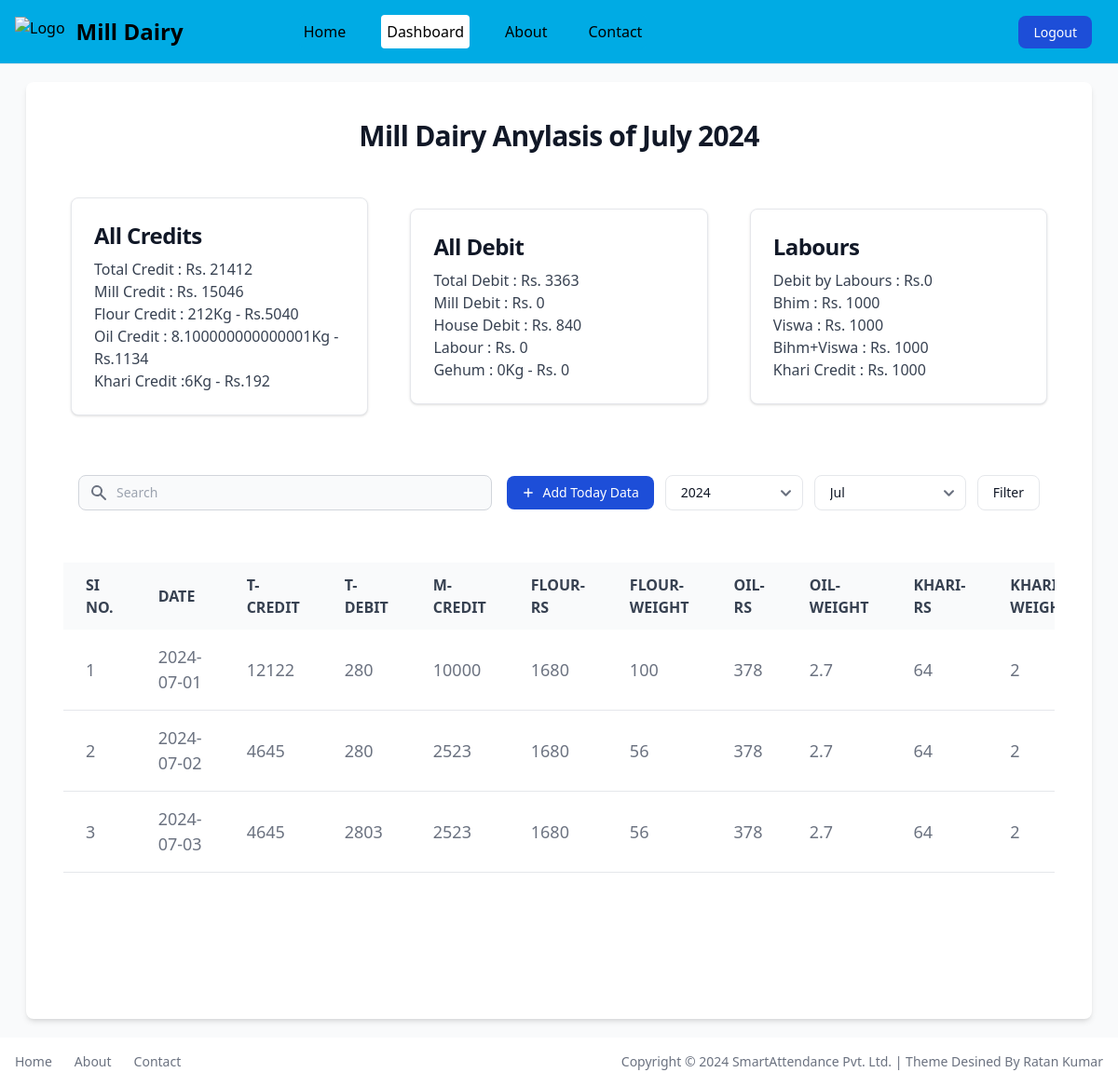
The page /dashboard (signed in) on the database its author committed.
### app.py (models this page shows, shortened)
class MillData(db.Model):
    id = db.Column(db.Integer, primary_key=True)
    user_id = db.Column(db.Integer, db.ForeignKey('user.id'), nullable=False)
    date = db.Column(db.Date, default=datetime.datetime.now)
    mill_credit = db.Column(db.Integer, nullable=False)
    flour_weight = db.Column(db.Integer, nullable=False)
    flour_rs = db.Column(db.Integer, nullable=False)
    oil_weight = db.Column(db.Integer, nullable=False)
    oil_rs = db.Column(db.Integer, nullable=False)
    khari_weight = db.Column(db.Integer, nullable=False)
    khari_rs = db.Column(db.Integer, nullable=False)
    labour_dscri = db.Column(db.String(100), nullable=False)
    labour_rs = db.Column(db.Integer, nullable=False)
    mill_debit = db.Column(db.Integer, nullable=False)
    mill_dscri = db.Column(db.String(100), nullable=False)
    home_debit = db.Column(db.Integer, nullable=False)
    home_dscri = db.Column(db.String(100), nullable=False)
    gehum_weight = db.Column(db.Integer, nullable=False)
    gehum_rs = db.Column(db.Integer, nullable=False)
    total_credit = db.Column(db.Integer, nullable=False)
    total_debit = db.Column(db.Integer, nullable=False)
    user = db.relationship('User', backref=db.backref('milldatas', lazy=True))

### app.py (the view)
@app.route('/dashboard', methods=['GET', 'POST'])
def dashboard():
    if 'email' in session:
        user = User.query.filter_by(email=session['email']).first()
        year = datetime.datetime.now().year # Give: 2024/2023..
        current_year = datetime.datetime.now().year # Give: 2024/2023..
        month = datetime.datetime.now().month # Give: 1/2/3/4/5..
        month_name = datetime.datetime.now().strftime("%B")
        if request.method == 'POST':
            year = request.form['year']
            month = request.form['month']
            year = int(year)
            month = int(month)
            month_name = datetime.datetime(year, month, 1).strftime("%B")
            mill_dairy_datas = MillData.query.filter(
            MillData.user_id == user.id,
            db.extract('year', MillData.date) == year,
            db.extract('month', MillData.date) == month
            ).all()
        else:
            mill_dairy_datas = MillData.query.filter(
            MillData.user_id == user.id,
            db.extract('year', MillData.date) == year,
            db.extract('month', MillData.date) == month
            ).all()
        total_t_credit = sum(data.total_credit for data in mill_dairy_datas)
        total_t_debit = sum(data.total_debit for data in mill_dairy_datas)
        total_m_credit = sum(data.mill_credit for data in mill_dairy_datas)
        total_flour_rs = sum(data.flour_rs for data in mill_dairy_datas)
        total_flour_weight = sum(data.flour_weight for data in mill_dairy_datas)
        total_oil_rs = sum(data.oil_rs for data in mill_dairy_datas)
        total_oil_weight = sum(data.oil_weight for data in mill_dairy_datas)
        total_khari_rs = sum(data.khari_rs for data in mill_dairy_datas)
        total_khari_weight = sum(data.khari_weight for data in mill_dairy_datas)
        total_mill_debit = sum(data.mill_debit for data in mill_dairy_datas)
        total_home_debit = sum(data.home_debit for data in mill_dairy_datas)
        total_labour_rs = sum(data.labour_rs for data in mill_dairy_datas)
        total_gehum_rs = sum(data.gehum_rs for data in mill_dairy_datas)
        total_gehum_weight = sum(data.gehum_weight for data in mill_dairy_datas)
        return render_template('dashboard.html', title='Dashboard', current_page='dashboard',
                               mill_dairy_datas=mill_dairy_datas, year=year, current_year=current_year,
                               month=month, month_name=month_name,
                               total_t_credit=total_t_credit, total_t_debit=total_t_debit,
                               total_m_credit=total_m_credit, total_flour_rs=total_flour_rs,
                               total_flour_weight=total_flour_weight, total_oil_rs=total_oil_rs,
                               total_oil_weight=total_oil_weight, total_khari_rs=total_khari_rs,
                               total_khari_weight=total_khari_weight, total_mill_debit=total_mill_debit,
                               total_home_debit=total_home_debit, total_labour_rs=total_labour_rs,
                               total_gehum_rs=total_gehum_rs, total_gehum_weight=total_gehum_weight)
    else:
        flash('You need to login first.', 'error')
        return redirect('/login')

### templates/dashboard.html (shortened to what this page needs)
{% extends 'layout.html' %}
{% block content %}
<div class="pt-[68px] w-full">
    <section class="bg-gray-50 dark:bg-gray-900 p-3 sm:p-5">
        <div class="mx-auto px-2 lg:px-2">
            <div class="bg-white dark:bg-gray-800 relative shadow-md sm:rounded-lg overflow-hidden">
                <h1 class="m-10 text-center mb-2 text-3xl font-bold tracking-tight text-gray-900 dark:text-white">Mill
                    Dairy Anylasis of {{month_name}} {{year}} </h1>
                <div class="m-1 md:m-10 flex flex-col md:flex-row md:items-center md:justify-between">
                    <div
                        class="block md:w-[30%] max-w-sm m-2 p-6 bg-white border border-gray-200 rounded-lg shadow hover:bg-gray-100 dark:bg-gray-800 dark:border-gray-700 dark:hover:bg-gray-700">
                        <h5 class="mb-2 text-2xl font-bold tracking-tight text-gray-900 dark:text-white">All Credits
                        </h5>
                        <p class="font-normal text-gray-700 dark:text-gray-400">Total Credit : Rs. {{ total_t_credit }}</p>
                        <p class="font-normal text-gray-700 dark:text-gray-400">Mill Credit : Rs. {{total_m_credit}}</p>
                        <p class="font-normal text-gray-700 dark:text-gray-400">Flour Credit : {{ total_flour_weight }}Kg - Rs.{{ total_flour_rs }}</p>
                        <p class="font-normal text-gray-700 dark:text-gray-400">Oil Credit : {{ total_oil_weight }}Kg - Rs.{{ total_oil_rs }}</p>
                        <p class="font-normal text-gray-700 dark:text-gray-400">Khari Credit :{{total_khari_weight}}Kg - Rs.{{total_khari_rs}}</p>
                    </div>
                    <div
                        class="block md:w-[30%] max-w-sm m-2 p-6 bg-white border border-gray-200 rounded-lg shadow hover:bg-gray-100 dark:bg-gray-800 dark:border-gray-700 dark:hover:bg-gray-700">
                        <h5 class="mb-2 text-2xl font-bold tracking-tight text-gray-900 dark:text-white">All Debit</h5>
                        <p class="font-normal text-gray-700 dark:text-gray-400">Total Debit : Rs. {{ total_t_debit }}</p>
                        <p class="font-normal text-gray-700 dark:text-gray-400">Mill Debit : Rs. {{ total_mill_debit }}</p>
                        <p class="font-normal text-gray-700 dark:text-gray-400">House Debit : Rs. {{ total_home_debit }}</p>
                        <p class="font-normal text-gray-700 dark:text-gray-400">Labour : Rs. {{ total_labour_rs }}</p>
                        <p class="font-normal text-gray-700 dark:text-gray-400">Gehum : {{ total_gehum_weight }}Kg - Rs. {{ total_gehum_rs }}</p>
                    </div>
                    <div
                        class="block md:w-[30%] max-w-sm m-2 p-6 bg-white border border-gray-200 rounded-lg shadow hover:bg-gray-100 dark:bg-gray-800 dark:border-gray-700 dark:hover:bg-gray-700">
                        <h5 class="mb-2 text-2xl font-bold tracking-tight text-gray-900 dark:text-white">Labours</h5>
                        <p class="font-normal text-gray-700 dark:text-gray-400">Debit by Labours : Rs.{{ total_labour_rs }}</p>
                        <p class="font-normal text-gray-700 dark:text-gray-400">Bhim : Rs. 1000</p>
                        <p class="font-normal text-gray-700 dark:text-gray-400">Viswa : Rs. 1000</p>
                        <p class="font-normal text-gray-700 dark:text-gray-400">Bihm+Viswa : Rs. 1000</p>
                        <p class="font-normal text-gray-700 dark:text-gray-400">Khari Credit : Rs. 1000</p>
                    </div>
                </div>
                <div class="m-1 md:m-10 flex flex-col md:flex-row items-center justify-between space-y-5 md:space-y-0 md:space-x-4 p-4">
                    <div class="w-full md:w-1/2">
                        <form class="flex items-center">
                            <div class="relative w-full">
                                <div class="absolute inset-y-0 left-0 flex items-center pl-3 pointer-events-none">
                                </div>
                                <input type="text" id="simple-search"
                                    class="bg-gray-50 border border-gray-300 text-gray-900 text-sm rounded-lg focus:ring-primary-500 focus:border-primary-500 block w-full pl-10 p-2 dark:bg-gray-700 dark:border-gray-600 dark:placeholder-gray-400 dark:text-white dark:focus:ring-primary-500 dark:focus:border-primary-500"
                                    placeholder="Search" required="">
                            </div>
                        </form>
                    </div>
                    <div class="w-full md:w-auto flex flex-col md:flex-row space-y-5 md:space-y-0 items-stretch md:items-center justify-end md:space-x-3 flex-shrink-0">
                        <button type="button"
                            class="flex items-center justify-center text-white bg-blue-700 hover:bg-primary-800 focus:ring-4 focus:ring-primary-300 font-medium rounded-lg text-sm px-4 py-2 dark:bg-primary-600 dark:hover:bg-primary-700 focus:outline-none dark:focus:ring-primary-800">
                            <svg class="h-3.5 w-3.5 mr-2" fill="currentColor" viewbox="0 0 20 20"
                                xmlns="http://www.w3.org/2000/svg" aria-hidden="true">
                                <path clip-rule="evenodd" fill-rule="evenodd"
                                    d="M10 3a1 1 0 011 1v5h5a1 1 0 110 2h-5v5a1 1 0 11-2 0v-5H4a1 1 0 110-2h5V4a1 1 0 011-1z" />
                            </svg>
                            <a href="/add_new_data">Add Today Data</a>
                        </button>
                        <form action="/dashboard" method="post">
                            <div class="flex items-center space-x-3 w-full md:w-auto">
                                <select name="year" required=""
                                    class="w-full md:w-auto flex items-center justify-center py-2 px-4 text-sm font-medium text-gray-900 focus:outline-none bg-white rounded-lg border border-gray-200 hover:bg-gray-100 hover:text-primary-700 focus:z-10 focus:ring-4 focus:ring-gray-200 dark:focus:ring-gray-700 dark:bg-gray-800 dark:text-gray-400 dark:border-gray-600 dark:hover:text-white dark:hover:bg-gray-700">
                                    {% for y in range(2017, current_year + 1) %}
                                    <option value="{{ y }}" {% if y==year %}selected{% endif %}>
                                        {{ y }}
                                    </option>
                                    {% endfor %}
                                </select>
                                <select name="month" required=""
                                    class="w-full md:w-auto flex items-center justify-center py-2 px-4 text-sm font-medium text-gray-900 focus:outline-none bg-white rounded-lg border border-gray-200 hover:bg-gray-100 hover:text-primary-700 focus:z-10 focus:ring-4 focus:ring-gray-200 dark:focus:ring-gray-700 dark:bg-gray-800 dark:text-gray-400 dark:border-gray-600 dark:hover:text-white dark:hover:bg-gray-700">
                                    <option value="7" {% if 7==month %}selected{% endif %}>Jul</option>
                                </select>
                                <button type="submit"
                                    class="w-full md:w-auto flex items-center justify-center py-2 px-4 text-sm font-medium text-gray-900 focus:outline-none bg-white rounded-lg border border-gray-200 hover:bg-gray-100 hover:text-primary-700 focus:z-10 focus:ring-4 focus:ring-gray-200 dark:focus:ring-gray-700 dark:bg-gray-800 dark:text-gray-400 dark:border-gray-600 dark:hover:text-white dark:hover:bg-gray-700">
                                    Filter
                                </button>
                            </div>
                        </form>
                    </div>
                </div>
                <div class="overflow-x-auto m-2 md:m-10 h-[450px]">
                    <table class="w-full text-left text-gray-500 dark:text-gray-400">
                        <thead class=" text-gray-700 uppercase bg-gray-50 dark:bg-gray-700 dark:text-gray-400 sticky top-0 z-50">
                            <tr>
                                <th scope="col" class="px-6 py-3"> SI No.</th>
                                <th scope="col" class="px-6 py-3"> Date </th>
                                <th scope="col" class="px-6 py-3">T-Credit </th>
                                <th scope="col" class="px-6 py-3">T-Debit </th>
                                <th scope="col" class="px-6 py-3">M-Credit</th>
                                <th scope="col" class="px-6 py-3">Flour-Rs</th>
                                <th scope="col" class="px-6 py-3">Flour-weight</th>
                                <th scope="col" class="px-6 py-3">Oil-Rs</th>
                                <th scope="col" class="px-6 py-3">Oil-weight</th>
                                <th scope="col" class="px-6 py-3">Khari-Rs</th>
                                <th scope="col" class="px-6 py-3">Khari-weight</th>
                            </tr>
                        </thead>
                        <tbody class="text-[18px]">
                            {% for mill_dairy_data in mill_dairy_datas %}
                            <tr class="bg-white border-b dark:bg-gray-800 dark:border-gray-700">
                                <td class="px-6 py-4">{{ loop.index }}</td>
                                <td class="px-6 py-4">{{ mill_dairy_data.date }}</td>
                                <td class="px-6 py-4">{{ mill_dairy_data.total_credit }}</td>
                                <td class="px-6 py-4">{{ mill_dairy_data.total_debit }}</td>
                                <td class="px-6 py-4">{{ mill_dairy_data.mill_credit }}</td>
                                <td class="px-6 py-4">{{ mill_dairy_data.flour_rs }}</td>
                                <td class="px-6 py-4">{{ mill_dairy_data.flour_weight }}</td>
                                <td class="px-6 py-4">{{ mill_dairy_data.oil_rs }}</td>
                                <td class="px-6 py-4">{{ mill_dairy_data.oil_weight }}</td>
                                <td class="px-6 py-4">{{ mill_dairy_data.khari_rs }}</td>
                                <td class="px-6 py-4">{{ mill_dairy_data.khari_weight }}</td>
                            </tr>
                            {% endfor %}
                        </tbody>
                    </table>
                </div>
            </div>
        </div>
    </section>
</div>
{% endblock %}

### rows shown on the page
MillData: date "2024-07-01", total_credit "12122", total_debit "280", mill_credit "10000", flour_rs "1680", flour_weight "100", oil_rs "378", oil_weight "2.7", khari_rs "64", khari_weight "2"
MillData: date "2024-07-02", total_credit "4645", total_debit "280", mill_credit "2523", flour_rs "1680", flour_weight "56", oil_rs "378", oil_weight "2.7", khari_rs "64", khari_weight "2"
MillData: date "2024-07-03", total_credit "4645", total_debit "2803", mill_credit "2523", flour_rs "1680", flour_weight "56", oil_rs "378", oil_weight "2.7", khari_rs "64", khari_weight "2"

### other values the page prints
{{ total_t_credit }} "21412"
{{ total_m_credit }} "15046"
{{ total_flour_weight }} "212"
{{ total_flour_rs }} "5040"
{{ total_oil_weight }} "8.100000000000001"
{{ total_oil_rs }} "1134"
{{ total_khari_weight }} "6"
{{ total_khari_rs }} "192"
{{ total_t_debit }} "3363"
{{ total_mill_debit }} "0"
{{ total_home_debit }} "840"
{{ total_labour_rs }} "0"
{{ total_gehum_weight }} "0"
{{ total_gehum_rs }} "0"
form field year "2024"
